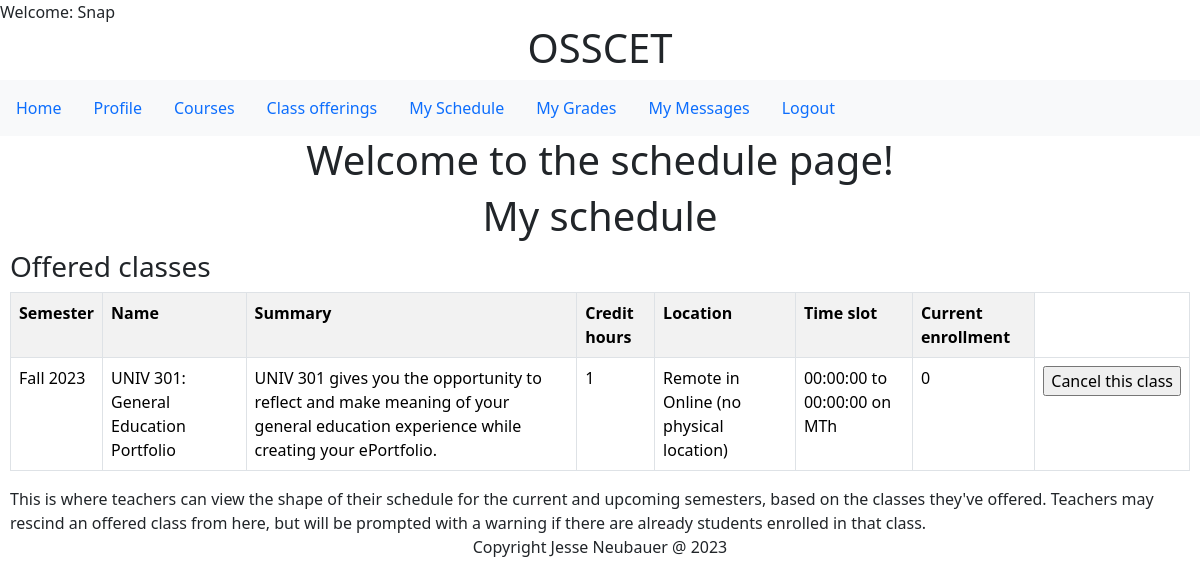
Page /schedule.php (signed in) on the committed database.
### tables this page shows
CREATE TABLE `offerings` (
  `class_id` bigint(20) NOT NULL,
  `course_id` varchar(10) NOT NULL,
  `teacher_user_id` bigint(20) NOT NULL,
  `room_id` varchar(10) NOT NULL,
  `occupancy` int(11) DEFAULT NULL,
  `vacancies` int(11) DEFAULT NULL,
  `semester_name` varchar(50) NOT NULL,
  `start_time` time DEFAULT NULL,
  `end_time` time DEFAULT NULL,
  `monday` tinyint(1) DEFAULT NULL,
  `tuesday` tinyint(1) DEFAULT NULL,
  `wednesday` tinyint(1) DEFAULT NULL,
  `thursday` tinyint(1) DEFAULT NULL,
  `friday` tinyint(1) DEFAULT NULL,
  `saturday` tinyint(1) DEFAULT NULL,
  `sunday` tinyint(1) DEFAULT NULL
);

CREATE TABLE `semesters` (
  `semester_name` varchar(50) NOT NULL,
  `start_date` date NOT NULL,
  `end_date` date NOT NULL
);

CREATE TABLE `courses` (
  `course_id` varchar(10) NOT NULL,
  `course_name` varchar(100) NOT NULL,
  `summary` varchar(1000) DEFAULT NULL,
  `credits` int(11) NOT NULL,
  `track_id` int(11) NOT NULL,
  `prerequesites` tinyint(1) DEFAULT NULL,
  `default_max_capacity` int(11) DEFAULT NULL
);

CREATE TABLE `rooms` (
  `room_id` varchar(10) NOT NULL,
  `room_name` varchar(45) NOT NULL,
  `building_name` varchar(200) DEFAULT NULL,
  `capacity` int(11) NOT NULL,
  `ada_accessible` tinyint(1) DEFAULT NULL,
  `building_address` varchar(200) DEFAULT NULL
);

### schedule_teacher.php (the view, shortened to what this page needs)
<!DOCTYPE html>
<html lang="en">
<head>
</head>
<body>
<div class="container text-center">
<h1>My schedule</h1>
</div>
</head>
<body>
    <div class="bs-example">
            <div class="row">
                <div class="col-md-12">
                    <div class="page-header clearfix">
                        <h3 class="pull-left">Offered classes</h3>
                    </div>
                    <?php
                    include_once 'db.php';
                                   echo "Successfully canceled class.";?>
                                   <meta http-equiv="refresh" content="0;URL=schedule.php" /><?php
         $teacher_user_id = $_SESSION['user_id'];
         $result = mysqli_query($conn,"SELECT * FROM offerings
                    INNER JOIN teachers ON offerings.teacher_user_id=teachers.user_id
                    INNER JOIN courses ON offerings.course_id=courses.course_id
                    INNER JOIN rooms ON offerings.room_id=rooms.room_id
                    INNER JOIN semesters ON offerings.semester_name=semesters.semester_name
                    WHERE offerings.teacher_user_id = '$teacher_user_id'
                    ORDER BY `start_date`");
                    if ($result->num_rows > 0) {
                        ?>
                          <table class='table table-bordered table-striped'>
                           <th>Semester</th>
                           <th>Name</th>
                            <th>Summary</th>
                            <th>Credit hours</th>
                            <th>Location</th>
                            <th>Time slot</th>
                            <th>Current enrollment</th>
                        <?php
                        while($row = mysqli_fetch_array($result)) {
                            $location = $row['room_name'] . ' in ' . $row['building_name'];
                            $class_days = "";
                            if($row['monday'] == 1){$class_days = $class_days . 'M';}
                            if($row['thursday'] == 1){$class_days = $class_days . 'Th';}
                            $time_slot = $row['start_time'] . ' to ' . $row['end_time'] . ' on ' . $class_days;
                            $enrolled_students = $row["occupancy"] - $row["vacancies"];
                        ?>
                        <tr>
                            <td><?php echo $row["semester_name"]; ?></td>
                            <td><?php echo $row["course_id"]; echo ': '; echo $row["course_name"]; ?></td>
                            <td><?php echo $row["summary"]; ?></td>
                            <td><?php echo $row["credits"]; ?></td>
                            <td><?php echo $location; ?></td>
                            <td><?php echo $time_slot; ?></td>
                            <td><?php echo $enrolled_students; ?></td>
                            <?php $displayed_class_id = $row["class_id"];
                            if($search_enrollments = $conn->prepare('SELECT * from enrollment where class_id=? and enrollment_status="a"')){
                                $search_enrollments->execute([$displayed_class_id]);
                                $search_enrollments_result = $search_enrollments->get_result();
                            if($search_enrollments_result->num_rows > 0){ ?>
                                <td><form method="POST" action="schedule.php"><input type="hidden" name="class_id" value="<?php echo $row['class_id'] ?>"><input type="submit" name="yoink" value="Cannot (yet) cancel a class with students in it."></form></td>
                                <?php }
                            else { ?>
                            <td><form method="POST" action="schedule.php"><input type="hidden" name="class_id" value="<?php echo $row['class_id'] ?>"><input type="submit" name="cancel_class" value="Cancel this class"></form></td>
                           <?php }} ?>
                        </tr>
                        <?php
                        }
                        ?>
                        </table>
                         <?php
                        }
                        else{
                            echo "You are not currently offering any classes.";
                        }?>
                </div>
            </div>
<div>
    This is where teachers can view the shape of their schedule for the current and upcoming semesters, based on the classes they've offered.
    Teachers may rescind an offered class from here, but will be prompted with a warning if there are already students enrolled in that class.
</div>
</body>
</html>

### schedule_teacher.php (style rules this page uses)
.bs-example { margin: 10px; }

### rows in the picture
offerings: semesters.semester_name "Fall 2023", course.course_id "UNIV 301", course.course_name "General Education Portfolio", course.summary "UNIV 301 gives you the opportunity to reflect and make meaning of your general education experience while creating your ePortfolio.", course.credits "1", room.building_name "Remote in Online (no physical location)", time_slot "00:00:00 to 00:00:00 on MTh", enrolled_students "0"

### other values in the picture
$_SESSION['username'] "Snap"
